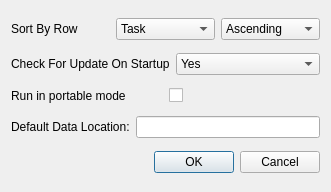
<?xml version="1.0" encoding="UTF-8"?>
<ui version="4.0">
 <class>Preferences</class>
 <widget class="QDialog" name="Preferences">
  <property name="geometry">
   <rect>
    <x>0</x>
    <y>0</y>
    <width>331</width>
    <height>192</height>
   </rect>
  </property>
  <property name="windowTitle">
   <string>Preferences</string>
  </property>
  <property name="windowIcon">
   <iconset resource="To-Do-List-Manager.qrc">
    <normaloff>:/images/icon.png</normaloff>:/images/icon.png</iconset>
  </property>
  <layout class="QGridLayout" name="gridLayout_2">
   <item row="5" column="0">
    <widget class="QDialogButtonBox" name="buttonBox">
     <property name="orientation">
      <enum>Qt::Horizontal</enum>
     </property>
     <property name="standardButtons">
      <set>QDialogButtonBox::Cancel|QDialogButtonBox::Ok</set>
     </property>
    </widget>
   </item>
   <item row="0" column="0">
    <layout class="QGridLayout" name="gridLayout">
     <item row="0" column="2">
      <widget class="QComboBox" name="sortDirection">
       <item>
        <property name="text">
         <string>Ascending</string>
        </property>
       </item>
       <item>
        <property name="text">
         <string>Descending</string>
        </property>
       </item>
      </widget>
     </item>
     <item row="0" column="0">
      <widget class="QLabel" name="label">
       <property name="text">
        <string>Sort By Row</string>
       </property>
      </widget>
     </item>
     <item row="0" column="1">
      <widget class="QComboBox" name="sortRow">
       <item>
        <property name="text">
         <string>Task</string>
        </property>
       </item>
       <item>
        <property name="text">
         <string>DueDate</string>
        </property>
       </item>
       <item>
        <property name="text">
         <string>Completed</string>
        </property>
       </item>
       <item>
        <property name="text">
         <string>Priority</string>
        </property>
       </item>
       <item>
        <property name="text">
         <string>Notes</string>
        </property>
       </item>
      </widget>
     </item>
    </layout>
   </item>
   <item row="1" column="0">
    <layout class="QGridLayout" name="gridLayout_3">
     <item row="0" column="0">
      <widget class="QLabel" name="label_2">
       <property name="text">
        <string>Check For Update On Startup</string>
       </property>
      </widget>
     </item>
     <item row="0" column="1">
      <widget class="QComboBox" name="autoUpdate">
       <item>
        <property name="text">
         <string>Yes</string>
        </property>
       </item>
       <item>
        <property name="text">
         <string>No</string>
        </property>
       </item>
      </widget>
     </item>
    </layout>
   </item>
   <item row="2" column="0">
    <layout class="QHBoxLayout" name="horizontalLayout">
     <item>
      <widget class="QLabel" name="label_3">
       <property name="text">
        <string>Run in portable mode</string>
       </property>
      </widget>
     </item>
     <item>
      <widget class="QCheckBox" name="portableMode">
       <property name="text">
        <string/>
       </property>
      </widget>
     </item>
    </layout>
   </item>
   <item row="3" column="0">
    <layout class="QHBoxLayout" name="horizontalLayout_2">
     <item>
      <widget class="QLabel" name="label_4">
       <property name="text">
        <string>Default Data Location:</string>
       </property>
      </widget>
     </item>
     <item>
      <widget class="QLineEdit" name="dataLoc">
       <property name="readOnly">
        <bool>true</bool>
       </property>
      </widget>
     </item>
    </layout>
   </item>
  </layout>
 </widget>
 <resources>
  <include location="To-Do-List-Manager.qrc"/>
 </resources>
 <connections>
  <connection>
   <sender>buttonBox</sender>
   <signal>accepted()</signal>
   <receiver>Preferences</receiver>
   <slot>accept()</slot>
   <hints>
    <hint type="sourcelabel">
     <x>248</x>
     <y>254</y>
    </hint>
    <hint type="destinationlabel">
     <x>157</x>
     <y>274</y>
    </hint>
   </hints>
  </connection>
  <connection>
   <sender>buttonBox</sender>
   <signal>rejected()</signal>
   <receiver>Preferences</receiver>
   <slot>reject()</slot>
   <hints>
    <hint type="sourcelabel">
     <x>316</x>
     <y>260</y>
    </hint>
    <hint type="destinationlabel">
     <x>286</x>
     <y>274</y>
    </hint>
   </hints>
  </connection>
 </connections>
</ui>
